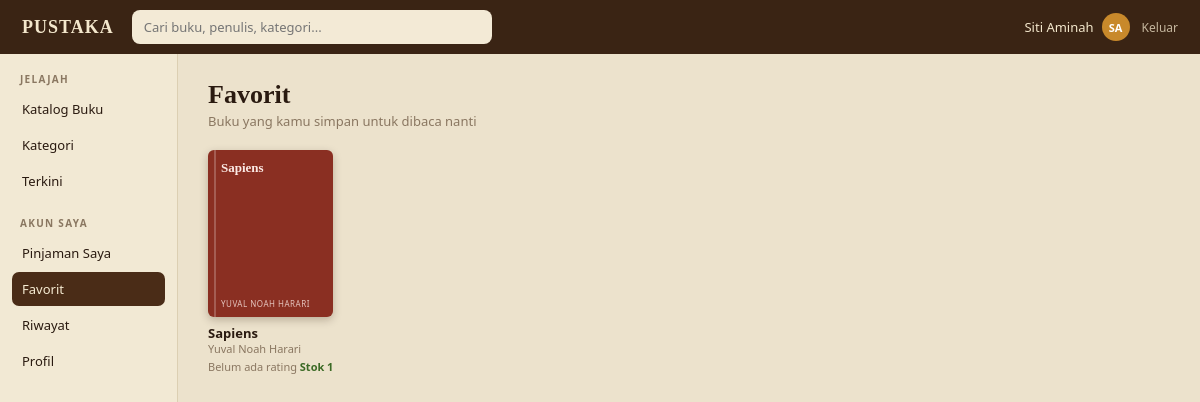
/favorit (signed in), run on the app's committed database.
### tables this page shows
CREATE TABLE users (
    id            INTEGER PRIMARY KEY AUTOINCREMENT,
    name          TEXT NOT NULL,
    email         TEXT NOT NULL UNIQUE,
    password_hash TEXT NOT NULL,
    role          TEXT NOT NULL DEFAULT 'anggota'
                  CHECK (role IN ('admin', 'petugas', 'anggota')),
    member_code   TEXT UNIQUE,              -- hanya untuk anggota, contoh AG0004
    phone         TEXT,
    address       TEXT,
    status        TEXT NOT NULL DEFAULT 'aktif'
                  CHECK (status IN ('aktif', 'nonaktif')),
    created_at    TEXT NOT NULL DEFAULT (datetime('now', 'localtime'))
);

CREATE TABLE books (
    id              INTEGER PRIMARY KEY AUTOINCREMENT,
    isbn            TEXT UNIQUE,
    title           TEXT NOT NULL,
    author          TEXT NOT NULL,
    publisher       TEXT,
    year            INTEGER,
    category_id     INTEGER REFERENCES categories(id) ON DELETE SET NULL,
    shelf           TEXT,                   -- lokasi rak
    description     TEXT,
    stock_total     INTEGER NOT NULL DEFAULT 1 CHECK (stock_total >= 0),
    stock_available INTEGER NOT NULL DEFAULT 1 CHECK (stock_available >= 0),
    created_at      TEXT NOT NULL DEFAULT (datetime('now', 'localtime'))
);

### app.py (the view)
@app.route("/favorit")
@member_required
def favorites():
    rows = q_all(BOOK_SELECT + " WHERE b.id IN (SELECT book_id FROM favorites WHERE member_id=?) "
                 "ORDER BY b.title", g.user["id"])
    return render_template("favorites.html", rows=rows, active="favs")

### app.py (called while the page is built)
def db():
    if "db" not in g:
        g.db = sqlite3.connect(DB_PATH)
        g.db.row_factory = sqlite3.Row
        g.db.execute("PRAGMA foreign_keys = ON")
    return g.db

def q_all(sql, *args):
    return db().execute(sql, args).fetchall()

def q_one(sql, *args):
    return db().execute(sql, args).fetchone()

def cfg(key):
    row = q_one("SELECT value FROM settings WHERE key = ?", key)
    return int(row["value"]) if row else DEFAULTS[key]

@app.template_filter("initials")
def f_initials(name):
    parts = [p for p in (name or "").split() if p]
    return "".join(p[0] for p in parts[:2]).upper() or "?"

@app.template_filter("cover_style")
def f_cover_style(bid):
    bg, fg = COVERS[(int(bid) - 1) % len(COVERS)]
    return f"background:{bg};color:{fg}"

@app.before_request
def load_user():
    g.user = None
    if request.endpoint == "static":
        return
    uid = session.get("uid")
    if uid:
        u = q_one("SELECT * FROM users WHERE id=?", uid)
        if u and u["status"] == "aktif":
            g.user = u
        else:
            session.clear()
            if u:
                flash("Akunmu dinonaktifkan. Hubungi petugas perpustakaan.", "error")

@app.context_processor
def inject_globals():
    ctx = {"me": g.get("user"), "max_loans": cfg("max_loans"),
           "fine_per_day": cfg("fine_per_day"), "loan_days": cfg("loan_days")}
    if g.get("user") and g.user["role"] in STAFF_ROLES:
        ctx["pending_count"] = q_val("SELECT COUNT(*) FROM loans WHERE status='menunggu'")
    return ctx

def roles_required(*roles):
    def deco(view):
        @wraps(view)
        def wrapped(*a, **kw):
            if not g.user:
                return redirect(url_for("login"))
            if g.user["role"] not in roles:
                flash("Halaman itu tidak tersedia untuk akunmu.", "error")
                return redirect(url_for("index"))
            return view(*a, **kw)
        return wrapped
    return deco

### templates/favorites.html (shortened to what this page needs)
{% extends "layout.html" %}
{% from "macros.html" import book_card %}
{% block content %}
<h1>Favorit</h1>
<p class="sub">Buku yang kamu simpan untuk dibaca nanti</p>
<div class="book-grid">
  {% for b in rows %}{{ book_card(b) }}{% else %}
  <div class="card" style="grid-column:1/-1"><p class="muted" style="margin:0">Belum ada favorit. Buka detail buku lalu pilih "Tambah ke favorit".</p></div>
  {% endfor %}
</div>
{% endblock %}

### templates/layout.html (shortened to what this page needs)
{% extends "base.html" %}
{% from "macros.html" import flashes %}
{% block body %}
{% set a = active|default('') %}
<header class="topbar">
  <a class="brand" href="{{ url_for('index') }}">PUSTAKA</a>
  <form class="search" action="{{ url_for('catalog') if me.role == 'anggota' else url_for('books') }}" method="get">
    <input name="q" value="{{ request.args.get('q', '') }}" placeholder="Cari buku, penulis, kategori...">
  </form>
  <div class="userchip">
    <a class="who" href="{{ url_for('profile') }}" title="Profil dan ganti kata sandi">
      <span>{{ me.name }}</span><span class="avatar">{{ me.name|initials }}</span></a>
    <a class="logout" href="{{ url_for('logout') }}">Keluar</a>
  </div>
</header>
<div class="shell">
  <aside class="sidebar">
    {% if me.role == 'anggota' %}
      <div class="nav-title">Jelajah</div>
      <a href="{{ url_for('catalog') }}" class="{{ 'active' if a == 'catalog' }}">Katalog Buku</a>
      <a href="{{ url_for('catalog_categories') }}" class="{{ 'active' if a == 'cats' }}">Kategori</a>
      <a href="{{ url_for('catalog', urut='terbaru') }}" class="{{ 'active' if a == 'latest' }}">Terkini</a>
      <div class="nav-title">Akun Saya</div>
      <a href="{{ url_for('my_loans') }}" class="{{ 'active' if a == 'mine' }}">Pinjaman Saya</a>
      <a href="{{ url_for('favorites') }}" class="{{ 'active' if a == 'favs' }}">Favorit</a>
      <a href="{{ url_for('my_loans', tab='riwayat') }}" class="{{ 'active' if a == 'history' }}">Riwayat</a>
      <a href="{{ url_for('profile') }}" class="{{ 'active' if a == 'profile' }}">Profil</a>
    {% endif %}
  </aside>
  <main class="main">
    {% block content %}{% endblock %}
  </main>
</div>
{% endblock %}

### templates/macros.html (shortened to what this page needs)
{% macro cover(b, big=false) %}
<div class="cover{{ ' big' if big }}" style="{{ b.id|cover_style }}">
  <span class="cover-title">{{ b.title }}</span>
  <span class="cover-author">{{ b.author }}</span>
</div>
{% endmacro %}
{% macro book_card(b) %}
<a class="bcard" href="{{ url_for('book_detail', bid=b.id) }}">
  {{ cover(b) }}
  <div class="bcard-title">{{ b.title }}</div>
  <div class="bcard-author">{{ b.author }}</div>
  <div class="bcard-meta">
    {% if b.rating %}<span><span class="stars">★</span> {{ b.rating }}</span>{% else %}<span>Belum ada rating</span>{% endif %}
    <span class="stok {{ 'out' if b.stock_available == 0 }}">{{ ('Stok ' ~ b.stock_available) if b.stock_available else 'Habis' }}</span>
  </div>
</a>
{% endmacro %}

### static/style.css (style rules this page uses)
:root { --bg: #ece2cc; --panel: #f8f2e3; --panel-2: #f2e9d4; --input: #fcf8ee; --ink: #2a1a10; --muted: #8a7761; --line: #dccfb2; --dark: #3a2414; --dark-2: #4a2c17; --gold: #c8892b; --serif: Georgia, "Times New Roman", serif; --sans: system-ui, -apple-system, "Segoe UI", Roboto, sans-serif; }
* { box-sizing: border-box; }
body { margin: 0; font-family: var(--sans); background: var(--bg); color: var(--ink); font-size: 14px; }
a { color: var(--dark-2); }
h1 { font-family: var(--serif); font-size: 26px; margin: 0 0 2px; }
.sub { color: var(--muted); font-size: 13px; margin: 0 0 20px; }
.topbar { height: 54px; background: var(--dark); color: #f3e7cc; display: flex; align-items: center; gap: 18px; padding: 0 22px; position: sticky; top: 0; z-index: 5; }
.brand { font-family: var(--serif); font-weight: 700; letter-spacing: 1px; font-size: 18px; color: #f3e7cc; text-decoration: none; }
.search { flex: 1; max-width: 360px; margin: 0; }
.search input { width: 100%; border: 0; border-radius: 8px; padding: 8px 12px; font-size: 13px; background: #f3ead6; color: var(--ink); }
.userchip { margin-left: auto; display: flex; align-items: center; gap: 12px; font-size: 13px; }
.userchip a { color: #f3e7cc; text-decoration: none; }
.userchip .who { display: flex; align-items: center; gap: 8px; }
.avatar { width: 28px; height: 28px; border-radius: 50%; background: var(--gold); color: #fff; font-weight: 700; font-size: 11px; display: grid; place-items: center; }
.logout { opacity: .75; font-size: 12px; }
.shell { display: flex; min-height: calc(100vh - 54px); }
.sidebar { width: 178px; flex: none; background: var(--panel-2); border-right: 1px solid var(--line); padding: 14px 12px; }
.nav-title { font-size: 10px; letter-spacing: 1.3px; color: var(--muted); text-transform: uppercase; margin: 18px 8px 6px; font-weight: 600; }
.nav-title:first-child { margin-top: 4px; }
.sidebar a { display: flex; justify-content: space-between; align-items: center; padding: 8px 10px; border-radius: 7px; font-size: 13px; color: var(--ink); text-decoration: none; margin-bottom: 2px; }
.sidebar a.active { background: var(--dark-2); color: #f6ecd3; }
.main { flex: 1; padding: 26px 30px 40px; min-width: 0; }
input, select, textarea { width: 100%; padding: 9px 11px; border: 1px solid var(--line); border-radius: 8px; background: var(--input); font-size: 13px; font-family: inherit; color: var(--ink); }
.cover { aspect-ratio: 3 / 4; border-radius: 6px; padding: 12px 10px 10px 16px; display: flex; flex-direction: column; justify-content: space-between; box-shadow: 0 3px 8px rgba(40, 20, 5, .25); position: relative; overflow: hidden; }
.cover::before { content: ""; position: absolute; left: 6px; top: 0; bottom: 0; width: 2px; background: rgba(255, 255, 255, .22); }
.cover-title { font-family: var(--serif); font-weight: 700; font-size: 14px; line-height: 1.2; }
.cover-author { font-size: 9px; letter-spacing: .5px; text-transform: uppercase; opacity: .8; }
.book-grid { display: grid; grid-template-columns: repeat(auto-fill, minmax(112px, 1fr)); gap: 14px; }
.book-grid .cover { padding: 10px 8px 8px 13px; }
.book-grid .cover-title { font-size: 13px; }
.book-grid .cover-author { font-size: 8px; }
.bcard { text-decoration: none; color: var(--ink); display: block; }
.cover { transition: transform .15s; }
.bcard-title { font-weight: 700; font-size: 13px; margin-top: 8px; line-height: 1.25; }
.bcard-author { font-size: 11px; color: var(--muted); }
.bcard-meta { display: flex; justify-content: space-between; font-size: 11px; margin-top: 3px; color: var(--muted); }
.stok { font-weight: 600; color: #3b6a25; }

### data on the page
users: name "Siti Aminah", name|initials "SA"
books: title "Sapiens", author "YUVAL NOAH HARARI", author "Yuval Noah Harari", stock_available "Stok 1"
